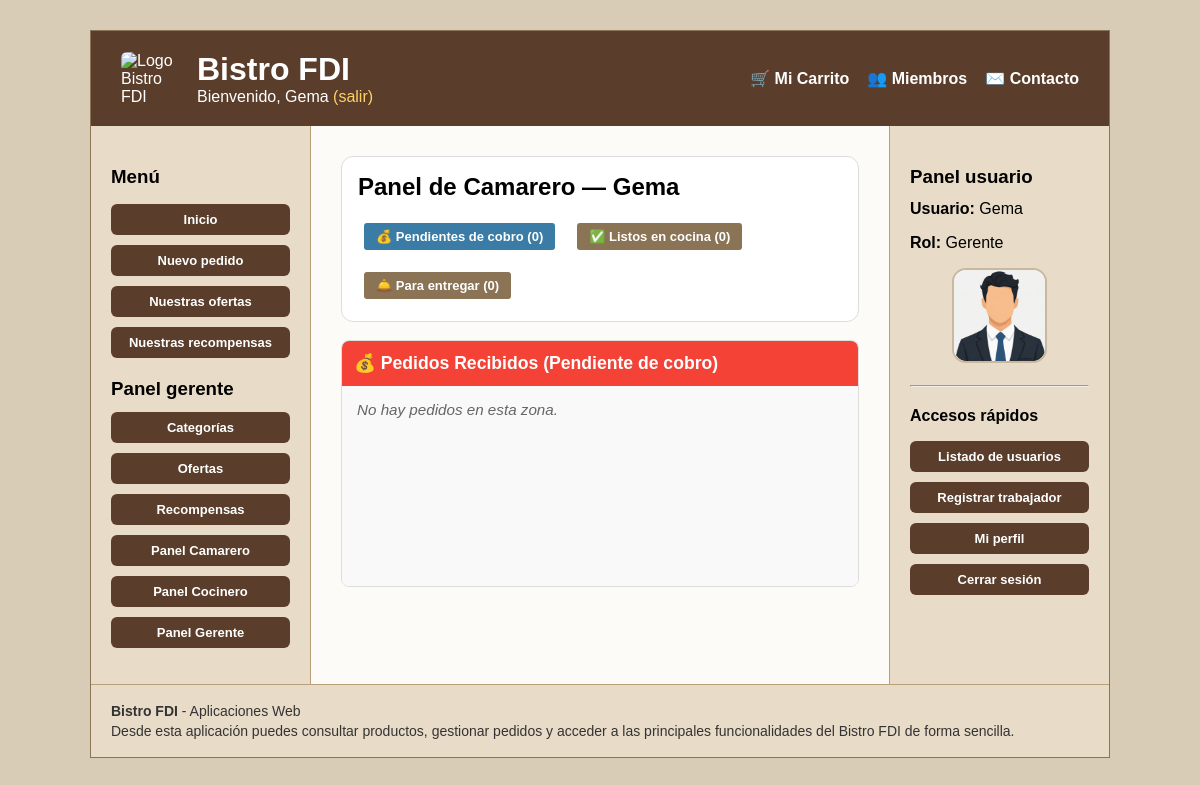
/vistas/pedidos/gestionCamarero.php (signed in), run on the app's committed database.
### tables this page shows
CREATE TABLE IF NOT EXISTS `usuarios` (
    `id` INT AUTO_INCREMENT PRIMARY KEY,
    `username` VARCHAR(100) NOT NULL UNIQUE,
    `email` VARCHAR(150) NOT NULL UNIQUE,
    `nombre` VARCHAR(100) NOT NULL,
    `apellidos` VARCHAR(100) NOT NULL,
    `password_hash` VARCHAR(255) NOT NULL,
    `rol` ENUM('cliente', 'camarero', 'cocinero', 'gerente') NOT NULL DEFAULT 'cliente',
    `avatar_tipo` ENUM('default', 'preset', 'custom') NOT NULL DEFAULT 'default',
    `avatar_valor` VARCHAR(255) DEFAULT NULL,
    `activo` TINYINT(1) NOT NULL DEFAULT 1,
    `deleted_at` TIMESTAMP NULL DEFAULT NULL,
    `created_at` TIMESTAMP DEFAULT CURRENT_TIMESTAMP,
    `updated_at` TIMESTAMP DEFAULT CURRENT_TIMESTAMP ON UPDATE CURRENT_TIMESTAMP,
    `bistrocoins` INT NOT NULL DEFAULT 0
);

### includes/UsuarioDAO.php (called while the page is built, shortened)
<?php
require_once __DIR__ . '/../entities/Usuario.php';
require_once __DIR__ . '/util.php';
class UsuarioDAO {
    public static function avatar_presets(): array {
        return [
            'preset_chef' => ['label' => 'Opcion 1', 'path' => RUTA_APP . '/img/avatares/cocinero.png'],
            'preset_waiter' => ['label' => 'Opcion 2', 'path' => RUTA_APP . '/img/avatares/camarero.png'],
            'preset_manager' => ['label' => 'Opcion 3', 'path' => RUTA_APP . '/img/avatares/gerente.png'],
        ];
    }
    public static function role_priority(string $role): int {
        return match ($role) {
            'cliente' => 1,
            'camarero' => 2,
            'cocinero' => 3,
            'gerente' => 4,
            default => 0,
        };
    }
    private static function row_to_usuario(array $row): Usuario {
        $row['avatar_url'] = self::user_row_to_avatar_url($row);
        return new Usuario(
            (int)$row['id'],
            $row['username'],
            $row['email'],
            $row['nombre'],
            $row['apellidos'],
            $row['password_hash'],
            $row['rol'] ?? 'cliente',
            $row['avatar_tipo'] ?? 'default',
            $row['avatar_valor'] ?? null,
            $row['avatar_url'],
            (int)$row['activo'],
            $row['updated_at'] ?? '',
            (int)($row['bistrocoins'] ?? 0)
        );
    }
    private static function user_row_to_avatar_url(array $row): string {
        $tipo = (string)($row['avatar_tipo'] ?? 'default');
        $valor = (string)($row['avatar_valor'] ?? '');
        if ($tipo === 'preset') {
            $presets = self::avatar_presets();
            if (isset($presets[$valor])) {
                return $presets[$valor]['path'];
            }
        }
        return self::default_avatar();
    }
    public static function user_find_by_id(int $id, bool $includeInactive = true): ?Usuario {
        $conn = crearConexion();
        $sql = $includeInactive
            ? "SELECT * FROM usuarios WHERE id = ? LIMIT 1"
            : "SELECT * FROM usuarios WHERE id = ? AND activo = 1 LIMIT 1";
        $stmt = $conn->prepare($sql);
        $stmt->bind_param("i", $id);
        $stmt->execute();
        $result = $stmt->get_result();
        $row = $result->fetch_assoc();
        return $row ? self::row_to_usuario($row) : null;
    }
}

### includes/auth.php (called while the page is built, shortened)
<?php
require_once __DIR__ . '/UsuarioDAO.php';
function current_user(): ?Usuario {
    $id = (int)$_SESSION['user_id'];
    $user = UsuarioDAO::user_find_by_id($id);
    return $user;
}
function require_login(): Usuario {
    $user = current_user();
    return $user;
}
function user_has_role(Usuario $user, string $minRole): bool {
    return UsuarioDAO::role_priority($user->getRol()) >= UsuarioDAO::role_priority($minRole);
}
function require_role(string $minRole): Usuario {
    $user = require_login();
        ?>
        <?php
    return $user;
}

### entities/Usuario.php (called while the page is built, shortened)
<?php
class Usuario {
    private $nombre;
    private $rol;
    private $avatar_url;
    private $activo;
    public function __construct(int $id, string $username, string $email, string $nombre, string $apellidos,
                                string $password_hash, string $rol, string $avatar_tipo, ?string $avatar_valor,
                                string $avatar_url, int $activo, string $updated_at, int $bistrocoins = 0) {
        $this->nombre = $nombre;
        $this->rol = $rol;
        $this->avatar_url = $avatar_url;
        $this->activo = $activo;
    }
    public function getNombre(): string { return $this->nombre; }
    public function getRol(): string { return $this->rol; }
    public function getAvatarUrl(): string { return $this->avatar_url; }
    public function isActivo(): bool { return $this->activo === 1; }
}

### includes/util.php (called while the page is built, shortened)
<?php
function escaparHtml(?string $value): string
{
    return htmlspecialchars((string) $value, ENT_QUOTES | ENT_SUBSTITUTE, 'UTF-8');
}

### includes/PedidoDAO.php (called while the page is built, shortened)
<?php
require_once __DIR__ . '/application.php';
class PedidoDAO
{
    public static function getPedidosPorEstado(string $estado): array
    {
        global $conn;
        $stmt = $conn->prepare(
            "SELECT p.*, u.nombre AS cliente_nombre, u.username
             FROM pedidos p
             LEFT JOIN usuarios u ON p.usuario_id = u.id
             WHERE p.estado = ?
             ORDER BY p.fecha_hora ASC"
        );
        $stmt->bind_param("s", $estado);
        $stmt->execute();
        $result = $stmt->get_result();
        $pedidos = [];
        return $pedidos;
    }
}

### includes/PedidoService.php (called while the page is built, shortened)
<?php
require_once __DIR__ . '/OfertaEnPedidoDAO.php';
require_once __DIR__ . '/PedidoDAO.php';
class PedidoService
{
    public static function getPedidosPorEstado(string $estado): array
    {
        return PedidoDAO::getPedidosPorEstado($estado);
    }
}

### vistas/pedidos/gestionCamarero.php (the view, shortened to what this page needs)
<?php
require_once __DIR__ . '/../../includes/auth.php';
require_once __DIR__ . '/../../includes/util.php';
require_once __DIR__ . '/../../includes/PedidoService.php';
$user = require_role('camarero');
$recibidos     = PedidoService::getPedidosPorEstado('recibido');
$listos_cocina = PedidoService::getPedidosPorEstado('listo_cocina');
$terminados    = PedidoService::getPedidosPorEstado('terminado');
$tab = $_GET['tab'] ?? 'recibidos';
?>
<div class="panel">
    <h2>Panel de Camarero — <?= escaparHtml($user->getNombre()) ?></h2>
    <div class="tab-bar">
        <a href="gestionCamarero.php?tab=recibidos" class="btn <?= $tab === 'recibidos' ? 'editar' : '' ?>">💰 Pendientes de cobro (<?= count($recibidos) ?>)</a>
        <a href="gestionCamarero.php?tab=listos" class="btn <?= $tab === 'listos' ? 'editar' : '' ?>">✅ Listos en cocina (<?= count($listos_cocina) ?>)</a>
        <a href="gestionCamarero.php?tab=entregar" class="btn <?= $tab === 'entregar' ? 'editar' : '' ?>">🛎️ Para entregar (<?= count($terminados) ?>)</a>
    </div>
</div>
<main>
    <?php if ($tab === 'recibidos'): ?>
    <section class="columna">
        <div class="columna-header recibido">
          <span>💰 Pedidos Recibidos (Pendiente de cobro)</span>
        </div>
        <div class="columna-body columna-body-row">
            <?php
                include __DIR__ . '/_tarjetas_camarero.php';
            ?>
        </div>
    </section>
    <?php endif; ?>
</main>
<?php
require __DIR__ . '/../../includes/plantilla.php';
?>

### cabecera.php (shortened to what this page needs)
<?php
require_once __DIR__ . '/includes/auth.php';
function mostrarSaludo(): string {
    $user = current_user();
    if ($user) {
        $nombre = $user->getNombre() ?: $user->getUsername();
        return "Bienvenido, " . htmlspecialchars($nombre) .
            " <a href='" . RUTA_APP . "/scripts/usuarios/logout.php'>(salir)</a>";
    }
    return "Usuario desconocido. <a href='" . RUTA_APP . "/vistas/usuarios/acceso.php#login'>Login</a>";
}
?>
<div class="cabecera-superior">
    <div class="cabecera-brand">
        <img src="<?= RUTA_APP ?>/img/logo_personalizado.png" alt="Logo Bistro FDI" class="logo-cabecera">
        <div>
            <h1>Bistro FDI</h1>
            <div class="saludo"><?= mostrarSaludo(); ?></div>
        </div>
    </div>
    <nav class="menu-principal">
        <ul>
            <?php if (current_user()): ?>
                <li><a href="<?= RUTA_APP ?>/vistas/pedidos/carrito.php">🛒 Mi Carrito</a></li>
            <?php endif; ?>
            <li><a href="<?= RUTA_APP ?>/miembros.php">👥 Miembros</a></li>
            <li><a href="<?= RUTA_APP ?>/contacto.php">✉️ Contacto</a></li>
        </ul>
    </nav>
</div>

### sideBarIzq.php
<?php
$user = function_exists('current_user') ? current_user() : null;
?>
<nav aria-label="Navegación principal">
    <h3>Menú</h3>
    <ul class="menu-izq">
        <li><a href="<?= RUTA_APP ?>/index.php">Inicio</a></li>
        <li><a href="<?= RUTA_APP ?>/vistas/pedidos/elegirTipo.php">Nuevo pedido</a></li>
        <li><a href="<?= RUTA_APP ?>/vistas/ofertas/ofertaCliente.php">Nuestras ofertas</a></li>
        <li><a href="<?= RUTA_APP ?>/vistas/recompensas/recompensaCliente.php">Nuestras recompensas</a></li>
        <?php if ($user): ?>
            <?php if ($user->getRol() !== 'cliente'): ?>
                <h3>Panel <?= htmlspecialchars($user->getRol()) ?></h3>
            <?php endif; ?>
            <?php if ($user->getRol() === 'gerente'): ?>
                <li><a href="<?= RUTA_APP ?>/vistas/categorias/categoriasList.php">Categorías</a></li>
                <li><a href="<?= RUTA_APP ?>/vistas/ofertas/listarOfertas.php">Ofertas</a></li>
                <li><a href="<?= RUTA_APP ?>/vistas/recompensas/listarRecompensas.php">Recompensas</a></li>
            <?php endif; ?>
            <?php if ($user->getRol() === 'camarero' || $user->getRol() === 'gerente'): ?>
                <li><a href="<?= RUTA_APP ?>/vistas/pedidos/gestionCamarero.php">Panel Camarero</a></li>
            <?php endif; ?>
            <?php if ($user->getRol() === 'cocinero' || $user->getRol() === 'gerente'): ?>
                <li><a href="<?= RUTA_APP ?>/vistas/preparacion_pedidos/panel_cocinero.php">Panel Cocinero</a></li>
            <?php endif; ?>
            <?php if ($user->getRol() === 'gerente'): ?>
                <li><a href="<?= RUTA_APP ?>/vistas/preparacion_pedidos/panel_gerente.php">Panel Gerente</a></li>
            <?php endif; ?>
        <?php endif; ?>
    </ul>
</nav>

### sideBarDer.php
<?php
require_once __DIR__ . '/includes/auth.php';
require_once __DIR__ . '/includes/util.php';
$user = current_user();
$nombre = $user ? $user->getNombre() : 'Invitado';
$rol = $user ? $user->getRol() : 'No autenticado';
$avatarSrc = $user ? $user->getAvatarUrl() : '';
?>
<section class="panel-usuario-sidebar">
    <h3>Panel usuario</h3>
    <p><strong>Usuario:</strong> <?= escaparHtml($nombre) ?></p>
    <p><strong>Rol:</strong> <?= escaparHtml(ucfirst($rol)) ?></p>
    <?php if ($user): ?>
        <div class="sidebar-avatar-box">
            <img src="<?= escaparHtml($avatarSrc) ?>"
                 alt="Foto de perfil de <?= escaparHtml($nombre) ?>"
                 class="sidebar-avatar">
        </div>
    <?php endif; ?>
    <hr>
    <nav aria-label="Accesos rápidos del usuario">
        <h4>Accesos rápidos</h4>
        <ul class="menu-izq">
            <?php if ($user && $user->getRol() === 'gerente'): ?>
                <li><a href="<?= RUTA_APP ?>/vistas/usuarios/usuarios.php">Listado de usuarios</a></li>
                <li><a href="<?= RUTA_APP ?>/vistas/usuarios/usuario_form.php?modo=crear">Registrar trabajador</a></li>
                <li><a href="<?= RUTA_APP ?>/vistas/usuarios/perfil.php">Mi perfil</a></li>
                <li><a href="<?= RUTA_APP ?>/scripts/usuarios/logout.php">Cerrar sesión</a></li>
            <?php elseif ($user): ?>
                <li><a href="<?= RUTA_APP ?>/vistas/usuarios/perfil.php">Mi perfil</a></li>
                <li><a href="<?= RUTA_APP ?>/scripts/usuarios/logout.php">Cerrar sesión</a></li>
            <?php else: ?>
                <li><a href="<?= RUTA_APP ?>/vistas/usuarios/acceso.php#login">Iniciar sesión</a></li>
                <li><a href="<?= RUTA_APP ?>/vistas/usuarios/registro.php">Registrarse</a></li>
            <?php endif; ?>
        </ul>
    </nav>
</section>

### CSS/estilo.css (style rules this page uses)
*, *::before, *::after { box-sizing: border-box; }
html, body { overflow-x: hidden; }
body { margin: 0; padding: 0; background-color: #d9ccb7; font-family: Arial, sans-serif; }
main { width: 100%; max-width: 100%; min-width: 0; }
h1 { margin-bottom: 20px; }
h2 { margin: 0 0 16px 0; }
h3 { margin: 20px 0 12px 0; }
h4 { margin: 20px 0 12px 0; }
p { margin: 0 0 16px 0; }
.cabecera-superior { display: flex; justify-content: space-between; align-items: center; gap: 30px; flex-wrap: wrap; }
.cabecera-brand { display: flex; align-items: center; gap: 16px; min-width: 0; }
.logo-cabecera { width: 60px; height: auto; border-radius: 6px; flex-shrink: 0; }
.cabecera-brand h1 { margin: 0; font-size: 2rem; }
.saludo a { color: #ffd166; text-decoration: none; }
.menu-principal ul { list-style: none; display: flex; gap: 18px; margin: 0; padding: 0; flex-wrap: wrap; }
.menu-principal a { color: white; text-decoration: none; font-weight: bold; }
.menu-izq { list-style: none; padding: 0; }
.menu-izq li { margin-bottom: 10px; }
.menu-izq a, #sidebar-der ul a { display: block; padding: 8px 10px; background-color: #5a3e2b; color: white; text-decoration: none; border-radius: 6px; font-weight: bold; font-size: 13px; text-align: center; }
#sidebar-der ul { list-style: none; padding: 0; }
#sidebar-der li { margin-bottom: 10px; }
.btn { display: inline-block; padding: 6px 12px; margin: 6px; font-size: 13px; text-decoration: none; border-radius: 3px; color: white; background-color: #8b7355; font-weight: bold; white-space: normal; text-align: center; }
.editar { background-color: #3a7ca5; }
.panel { border: 1px solid #ddd; border-radius: 12px; background: #fff; padding: 16px; margin-bottom: 18px; width: 100%; max-width: 100%; overflow-x: auto; min-width: 0; }
.panel h2, .panel h3 { margin-top: 0; }
.columna { flex: 1; min-width: 250px; background: #fff; border-radius: 8px; overflow: hidden; border: 1px solid #ddd; }
.columna-header { padding: 12px; font-weight: bold; font-size: 1.1em; color: white; display: flex; justify-content: space-between; align-items: center; }
.columna-header.recibido { background-color: #f44336; }
.columna-body { padding: 15px; display: flex; flex-direction: column; gap: 15px; background: #f9f9f9; min-height: 200px; }
.sidebar-avatar-box { margin: 14px 0 18px; text-align: center; }
.sidebar-avatar { width: 95px; height: 95px; border-radius: 14px; object-fit: cover; border: 2px solid #c9b89d; background: #fff; display: inline-block; }
.tab-bar { display: flex; gap: 10px; margin-top: 15px; flex-wrap: wrap; }
.columna-body-row { flex-direction: row; flex-wrap: wrap; }

### data on the page
usuarios: nombre "Gema", rol "gerente", rol "Gerente"

### other printed values
count($recibidos) "0"
count($listos_cocina) "0"
count($terminados) "0"
